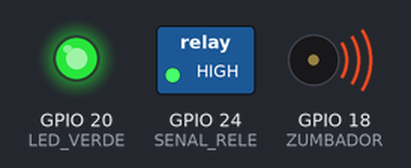
This program was run on a simulated Raspberry Pi (BCM pin numbers). Parts: switched loads named in the program (green lamp = pin HIGH), output pins drawn as LEDs (lit = HIGH), buzzer (waves = sounding, pin HIGH). At 1.0 s the program stops and its outputs stay as they are.

Above: at 0.1 s.
At 1.1 s:
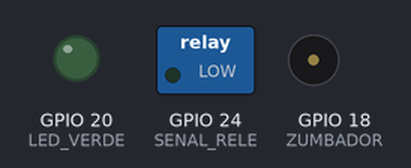
Timing chart, 0 to 2.5 s (numbered marks = the images above):
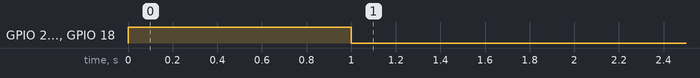

Measured:
- by itself, GPIO 20 (LED_VERDE), GPIO 24 (SENAL_RELE), GPIO 18 (ZUMBADOR): LOW → HIGH at 0.00 s, → LOW 1.0 s later

The program:

contrasena_correcta.py
```python
######################################################
# Hace sonar el zumbador con un pitido largo
######################################################

import RPi.GPIO as GPIO
import time

GPIO.setmode(GPIO.BCM)
LED_VERDE = 20
ZUMBADOR = 18
SENAL_RELE = 24  #La senal de control que conmutara el rele
GPIO.setup(LED_VERDE, GPIO.OUT)
GPIO.setup(ZUMBADOR, GPIO.OUT)
GPIO.setup(SENAL_RELE, GPIO.OUT)

try:
	GPIO.output(LED_VERDE, 1)
	GPIO.output(ZUMBADOR, 1)
	GPIO.output(SENAL_RELE, 1)
	time.sleep(1)
	GPIO.output(LED_VERDE, 0)
	GPIO.output(ZUMBADOR, 0)
	GPIO.output(SENAL_RELE, 0)
except KeyboardInterrupt:
	GPIO.cleanup()
	print "\nPines GPIO puestos en estado seguro correctamente"

GPIO.cleanup()
```
